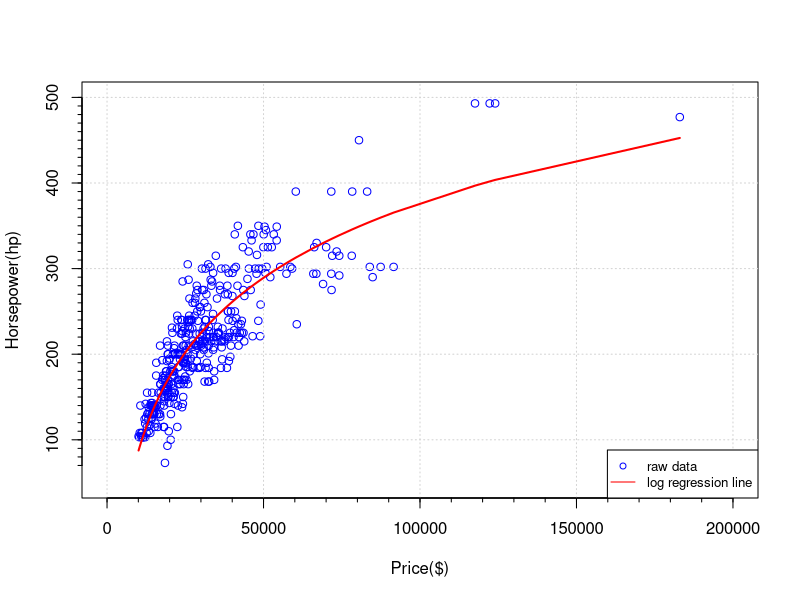
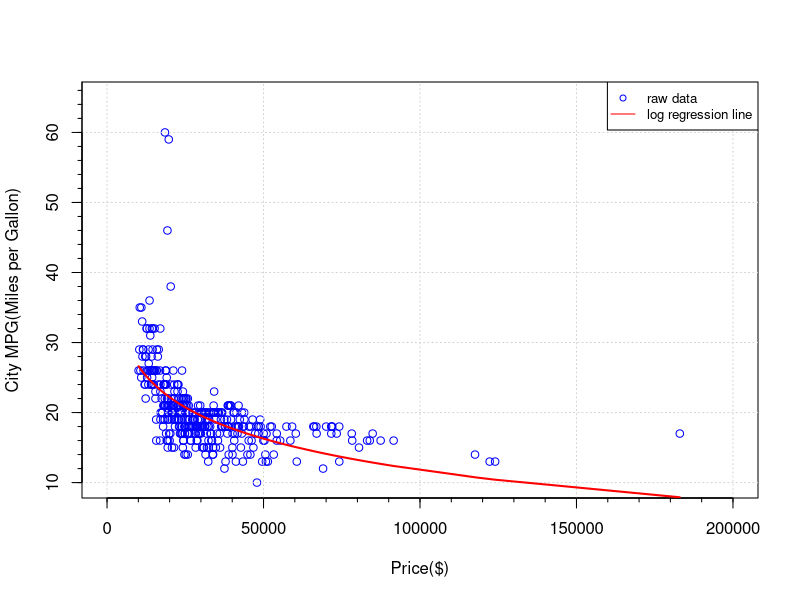
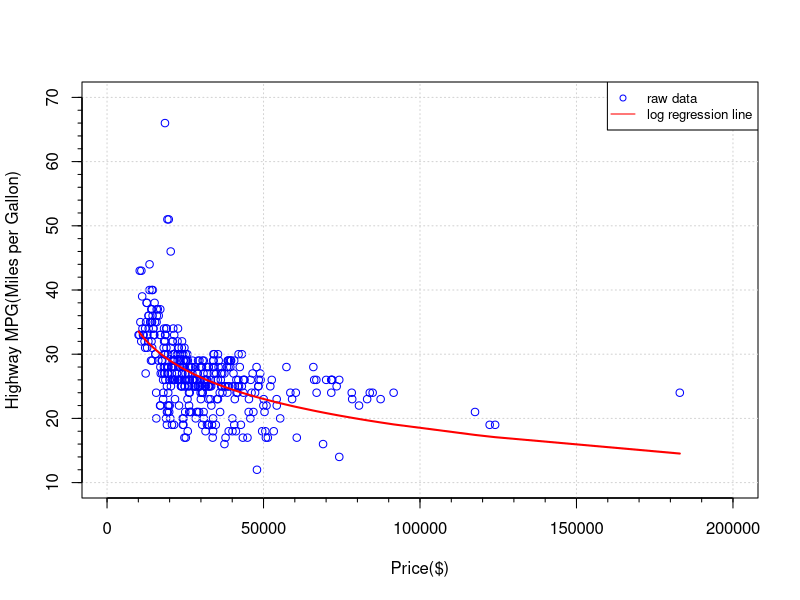

Recreate these plots in R, in order.
## ---- chunk 1
knitr::opts_chunk$set(echo = TRUE)
## ---- chunk 2
res = read.csv(file="04cars.csv", header=T)
retail_price = as.array(res[,10])
dealer_price = as.array(res[,11])
avg_price = (retail_price + dealer_price)/2
hp = as.array(res[,14])
city_mpg = as.array(res[,15])
hwy_mpg = as.array(res[,16])
## ---- chunk 3
#Plot the graph
x = as.numeric(avg_price)
y = as.numeric(hp)

plot(x, y, xlab = "Price($)", ylab = "Horsepower(hp)", col = "blue", pch = 1, xlim = c(0,200000),ylim = c(50,500))
grid(nx = NULL, ny = NULL, col = "lightgray", lty = "dotted")
axis(side = 1, at = seq(0,200000, by = 10000),labels = FALSE, tcl = -0.2)
axis(side = 2, at = seq(70,500, by = 10),labels = FALSE, tcl = -0.2)

#Add the regression line on the graph
model = lm(y ~ log(x))
y = predict(model, newdata = list(x))
matlines(x, y, lwd = 2, col = "red")

#Add the legend on the graph
legend("bottomright",legend = c("raw data", "log regression line"), col = c("blue", "red"), cex = 0.8, lty = c(NA, 1), pch = c(1, NA))
## ---- chunk 4
#Plot the graph
x = as.numeric(avg_price)
y = as.numeric(city_mpg)
plot(x, y, xlab = "Price($)", ylab = "City MPG(Miles per Gallon)", col = "blue", pch = 1, xlim = c(0,200000) , ylim = c(10,65))
grid(nx = NULL, ny = NULL, col = "lightgray", lty = "dotted")
axis(side = 1, at = seq(0,200000, by = 10000),labels = FALSE, tcl = -0.2)
axis(side = 2, at = seq(10,70, by = 2),labels = FALSE, tcl = -0.2)

#Add the regression line on the graph
model = lm(y ~ log(x))
y = predict(model, newdata = list(x))
matlines(x, y, lwd = 2, col = "red")

#Add the legend on the graph
legend("topright",legend = c("raw data", "log regression line"), col = c("blue", "red"), cex = 0.8, lty = c(NA, 1), pch = c(1, NA))
## ---- chunk 5
#Plot the graph
x = as.numeric(avg_price)
y = as.numeric(hwy_mpg)
plot(x, y, xlab = "Price($)", ylab = "Highway MPG(Miles per Gallon)", col = "blue", pch = 1, xlim = c(0,200000) , ylim = c(10,70))
grid(nx = NULL, ny = NULL, col = "lightgray", lty = "dotted")
axis(side = 1, at = seq(0,200000, by = 10000), labels = FALSE, tcl = -0.2)
axis(side = 2, at = seq(10,70, by = 2), labels = FALSE, tcl = -0.2)

#Add the regression line on the graph
model = lm(y ~ log(x))
y = predict(model, newdata = list(x))
matlines(x, y, lwd = 2, col = "red")

#Add the legend on the graph
legend("topright",legend = c("raw data", "log regression line"), col = c("blue", "red"), cex = 0.8, lty = c(NA, 1), pch = c(1, NA))
